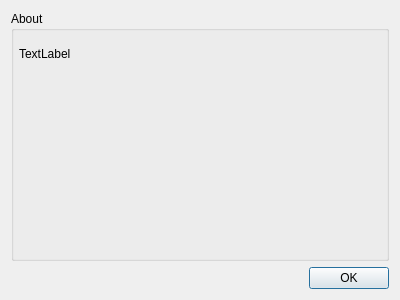
<?xml version="1.0" encoding="UTF-8"?>
<ui version="4.0">
 <class>About</class>
 <widget class="QDialog" name="About">
  <property name="geometry">
   <rect>
    <x>0</x>
    <y>0</y>
    <width>400</width>
    <height>300</height>
   </rect>
  </property>
  <property name="windowTitle">
   <string>Dialog</string>
  </property>
  <layout class="QVBoxLayout" name="verticalLayout">
   <item>
    <widget class="QGroupBox" name="gbAbout">
     <property name="title">
      <string>About</string>
     </property>
     <widget class="QLabel" name="label">
      <property name="geometry">
       <rect>
        <x>8</x>
        <y>34</y>
        <width>58</width>
        <height>18</height>
       </rect>
      </property>
      <property name="text">
       <string>TextLabel</string>
      </property>
     </widget>
    </widget>
   </item>
   <item>
    <widget class="QDialogButtonBox" name="btnbAbout">
     <property name="standardButtons">
      <set>QDialogButtonBox::Ok</set>
     </property>
    </widget>
   </item>
  </layout>
 </widget>
 <resources/>
 <connections/>
</ui>
